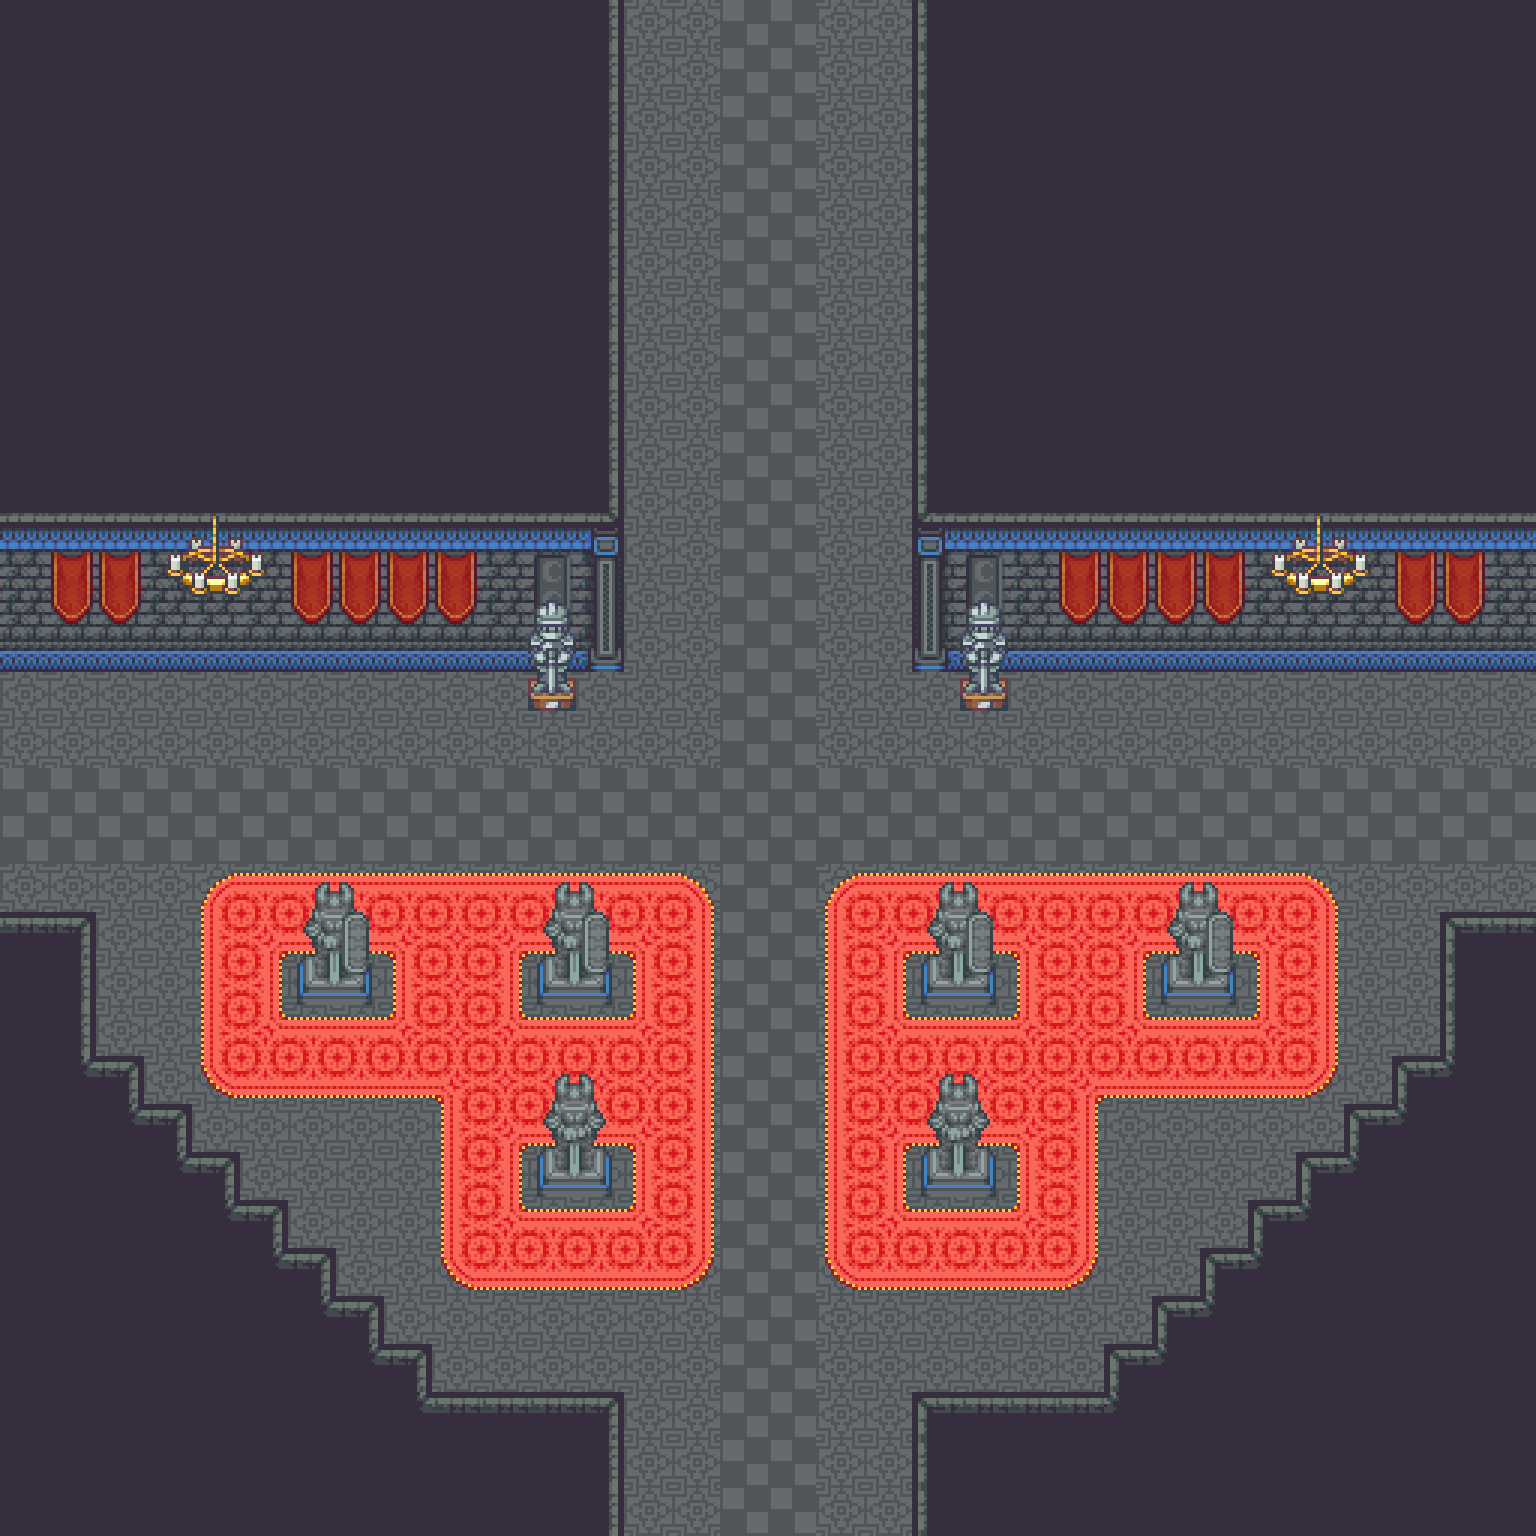

Below is a game level as drawn by its tile map, then a one-line description and the .tmx that defines it (tile-layer data replaced by summaries):
An orthogonal 32x32 tile map with 48x48 px tiles, 4 tile layers (Ground, Flooring, Furnishing, Ceiling), 4 tilesets and 3 objects.

<map version="1.10" tiledversion="1.10.1" orientation="orthogonal" renderorder="right-down" width="32" height="32" tilewidth="48" tileheight="48" infinite="0" nextlayerid="6" nextobjectid="4">
 <tileset firstgid="1" source="Castle.tsx" />
 <tileset firstgid="1480" source="CastleInterior.tsx" />
 <tileset firstgid="3160" source="CastleObjects.tsx" />
 <tileset firstgid="3416" source="CastleObjects2.tsx" />
 <layer id="2" name="Ground" width="32" height="32">
  <data>[1024 cells, 1024 non-empty, 2 distinct tile ids]</data>
 </layer>
 <layer id="4" name="Flooring" width="32" height="32">
  <data>[1024 cells, 148 non-empty, 14 distinct tile ids]</data>
 </layer>
 <layer id="1" name="Furnishing" width="32" height="32">
  <data>[1024 cells, 550 non-empty, 30 distinct tile ids]</data>
 </layer>
 <layer id="5" name="Ceiling" width="32" height="32">
  <data>[1024 cells, 46 non-empty, 19 distinct tile ids]</data>
 </layer>
 <objectgroup id="3" name="Props">
  <object id="1" gid="235" x="1128" y="720" width="48" height="48">
   <properties>
    <property name="I" value="[ChestSpawn]" />
   </properties>
  </object>
  <object id="2" gid="235" x="360" y="720" width="48" height="48">
   <properties>
    <property name="I" value="[ChestSpawn]" />
   </properties>
  </object>
  <object id="3" gid="235" x="336" y="1200" width="48" height="48">
   <properties>
    <property name="S" value="" />
   </properties>
  </object>
 </objectgroup>
</map>
